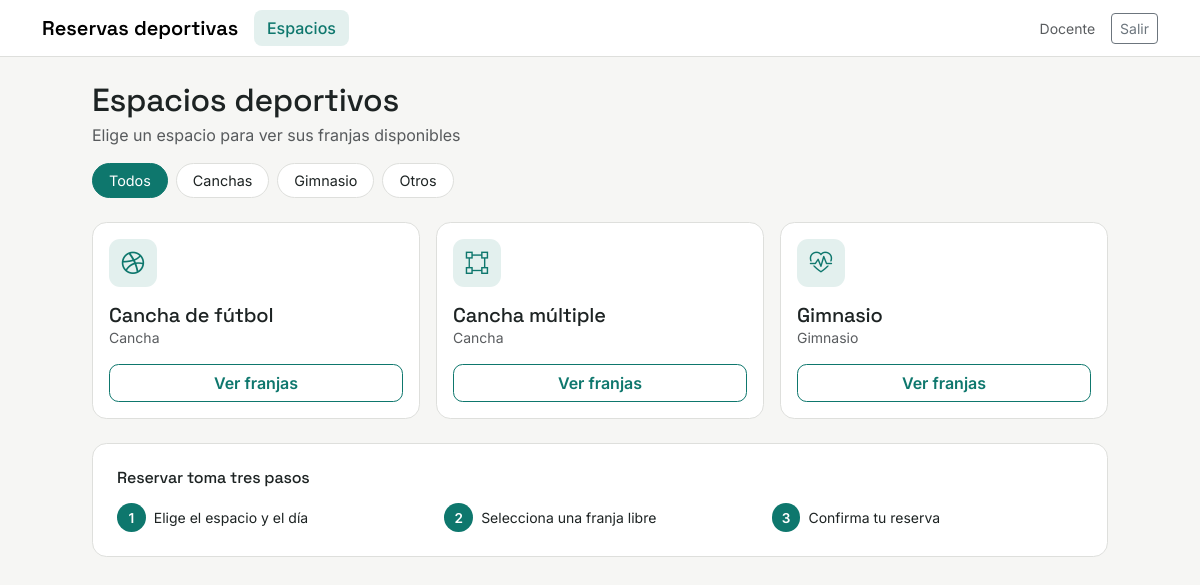
/espacios/ (signed in), run on an earlier commit of the app's database.
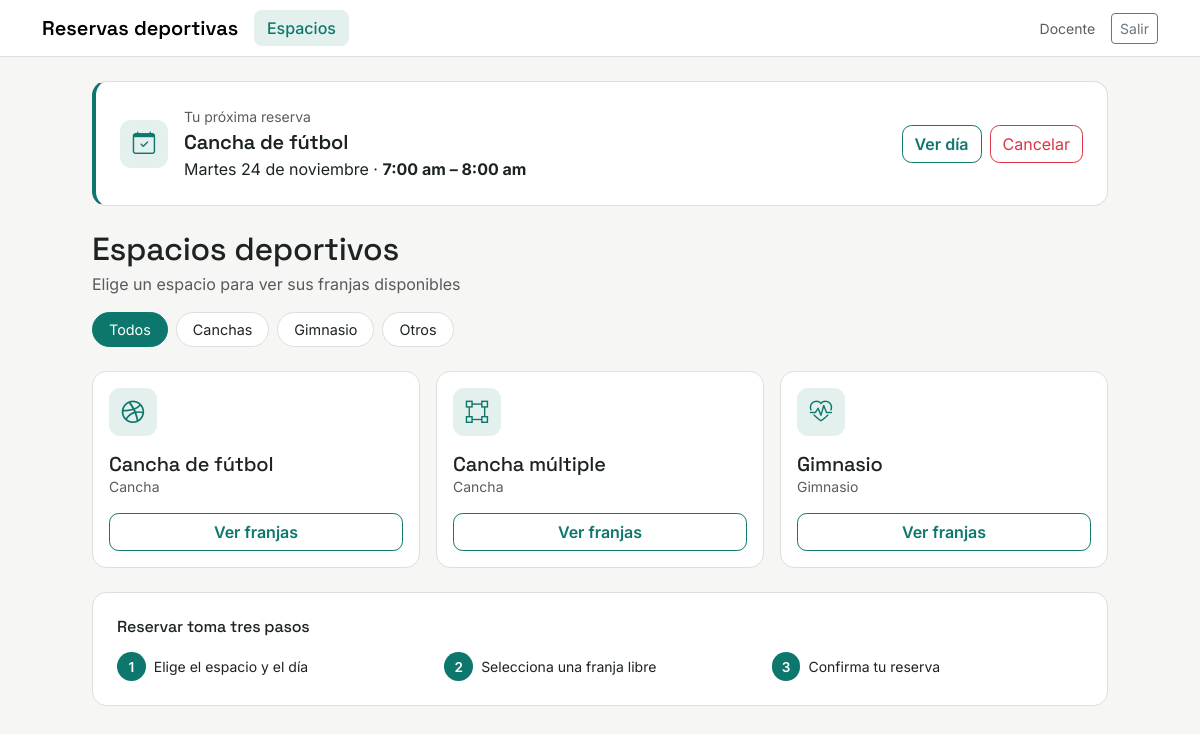
And on a later commit of the database.
### reservas/models.py (models this page shows, shortened)
class Reserva(models.Model):
    class Estado(models.TextChoices):
        CONFIRMADA = "confirmada", "Confirmada"
        CANCELADA = "cancelada", "Cancelada"
    usuario = models.ForeignKey(
        settings.AUTH_USER_MODEL, on_delete=models.CASCADE, related_name="reservas"
    )
    espacio = models.ForeignKey(
        Espacio, on_delete=models.PROTECT, related_name="reservas"
    )
    fecha = models.DateField()
    hora_inicio = models.TimeField()
    estado = models.CharField(
        max_length=20, choices=Estado.choices, default=Estado.CONFIRMADA
    )
    creada_en = models.DateTimeField(auto_now_add=True)
    class Meta:
        ordering = ["fecha", "hora_inicio"]
        constraints = [
            models.UniqueConstraint(
                fields=["espacio", "fecha", "hora_inicio"],
                condition=Q(estado="confirmada"),
                name="una_reserva_confirmada_por_franja",
            )
        ]

### espacios/models.py (models this page shows, shortened)
class Espacio(models.Model):
    class Tipo(models.TextChoices):
        CANCHA = "cancha", "Cancha"
        GIMNASIO = "gimnasio", "Gimnasio"
        OTRO = "otro", "Otro"
    nombre = models.CharField(max_length=100)
    tipo = models.CharField(max_length=20, choices=Tipo.choices, default=Tipo.CANCHA)
    descripcion = models.TextField(blank=True)
    activo = models.BooleanField(default=True)

### espacios/views.py (the view)
# urls.py: path("", RedirectView.as_view(pattern_name="espacios:lista"), name="inicio"),
@login_required
def lista(request):
    tipo = request.GET.get("tipo", "")
    espacios = Espacio.objects.filter(activo=True).order_by("nombre")
    if tipo in Espacio.Tipo.values:
        espacios = espacios.filter(tipo=tipo)
    else:
        tipo = ""
    return render(
        request,
        "espacios/lista.html",
        {
            "espacios": espacios,
            "filtros": FILTROS,
            "tipo_actual": tipo,
            "proxima": proxima_reserva(request.user),
            "hoy": timezone.localdate(),
        },
    )

### reservas/servicios.py (called while the page is built)
def proxima_reserva(usuario):
    ahora = timezone.localtime()
    hora_actual = time(ahora.hour, 0)
    return (
        Reserva.objects.filter(usuario=usuario, estado=Reserva.Estado.CONFIRMADA)
        .filter(
            Q(fecha__gt=ahora.date())
            | Q(fecha=ahora.date(), hora_inicio__gte=hora_actual)
        )
        .select_related("espacio")
        .order_by("fecha", "hora_inicio")
        .first()
    )

### reservas/templatetags/horas.py (called while the page is built)
@register.filter
def hora_fin(hora):
    if hora is None:
        return None
    return time((hora.hour + 1) % 24, hora.minute)

@register.filter
def ampm(hora):
    if hora is None:
        return ""
    h12 = hora.hour % 12 or 12
    sufijo = "am" if hora.hour < 12 else "pm"
    return f"{h12}:{hora.minute:02d} {sufijo}"

### espacios/templates/espacios/lista.html (shortened to what this page needs)
{% extends "base.html" %}
{% load horas %}
{% block menu_espacios %}active{% endblock %}
{% block contenido %}
{% if proxima %}
  <div class="tarjeta proxima p-3 p-md-4 mb-4 d-flex flex-column flex-md-row align-items-md-center gap-3">
    <span class="icono-espacio"><i class="bi bi-calendar-check"></i></span>
    <div class="flex-grow-1">
      <div class="small text-body-secondary">Tu próxima reserva</div>
      <div class="fs-5 fw-semibold titulo">{{ proxima.espacio.nombre }}</div>
      <div>
        <span class="text-capitalize">
          {% if proxima.fecha == hoy %}Hoy{% else %}{{ proxima.fecha|date:"l" }}{% endif %}</span>
        {{ proxima.fecha|date:"j \d\e F"|lower }} ·
        <strong>{{ proxima.hora_inicio|ampm }} – {{ proxima.hora_inicio|hora_fin|ampm }}</strong>
      </div>
    </div>
    <div class="d-flex gap-2">
      <a href="{% url 'reservas:franjas' proxima.espacio.pk %}?fecha={{ proxima.fecha|date:'Y-m-d' }}" class="btn btn-borde-verde">Ver día</a>
      <form method="post" action="{% url 'reservas:cancelar' proxima.pk %}"
            onsubmit="return confirm('¿Seguro que quieres cancelar esta reserva?');">
        <button type="submit" class="btn btn-outline-danger">Cancelar</button>
      </form>
    </div>
  </div>
{% endif %}
<h1 class="h2 mb-1">Espacios deportivos</h1>
<p class="text-body-secondary">Elige un espacio para ver sus franjas disponibles</p>
<div class="d-flex flex-wrap gap-2 mb-4" role="group" aria-label="Filtrar por tipo">
  {% for valor, texto in filtros %}
    <a href="{% url 'espacios:lista' %}{% if valor %}?tipo={{ valor }}{% endif %}"
       class="pildora {% if valor == tipo_actual %}activa{% endif %}"
       {% if valor == tipo_actual %}aria-current="true"{% endif %}>{{ texto }}</a>
  {% endfor %}
</div>
<div class="row row-cols-1 row-cols-sm-2 row-cols-lg-3 g-3 mb-4">
  {% for espacio in espacios %}
    <div class="col">
      <div class="tarjeta h-100 p-3 d-flex flex-column">
        <span class="icono-espacio mb-3">
          {% if espacio.nombre == "Cancha de fútbol" %}<i class="bi bi-dribbble"></i>
          {% elif espacio.tipo == "cancha" %}<i class="bi bi-bounding-box"></i>
          {% elif espacio.tipo == "gimnasio" %}<i class="bi bi-heart-pulse"></i>
          {% else %}<i class="bi bi-grid"></i>{% endif %}
        </span>
        <h2 class="h5 mb-0">{{ espacio.nombre }}</h2>
        <p class="small text-body-secondary mb-3">{{ espacio.get_tipo_display }}</p>
        <a href="{% url 'reservas:franjas' espacio.pk %}" class="btn btn-borde-verde mt-auto">Ver franjas</a>
      </div>
    </div>
  {% empty %}
    <div class="col-12">
      <div class="tarjeta p-3 text-body-secondary">No hay espacios disponibles con este filtro.</div>
    </div>
  {% endfor %}
</div>
<div class="tarjeta p-3 p-md-4">
  <h2 class="h6 mb-3">Reservar toma tres pasos</h2>
  <div class="row g-3 small">
    <div class="col-md-4 d-flex align-items-center gap-2"><span class="paso-numero">1</span>Elige el espacio y el día</div>
    <div class="col-md-4 d-flex align-items-center gap-2"><span class="paso-numero">2</span>Selecciona una franja libre</div>
    <div class="col-md-4 d-flex align-items-center gap-2"><span class="paso-numero">3</span>Confirma tu reserva</div>
  </div>
</div>
{% endblock %}

What changed in the data, as far as the page shows it:
added Reserva: espacio.nombre "Cancha de fútbol", fecha "Martes", fecha "24 de noviembre", hora_inicio|ampm "7:00 am", hora_inicio|hora_fin "8:00 am"
Also different on the page:
text now shown: "Tu próxima reserva · – Ver día Cancelar"
